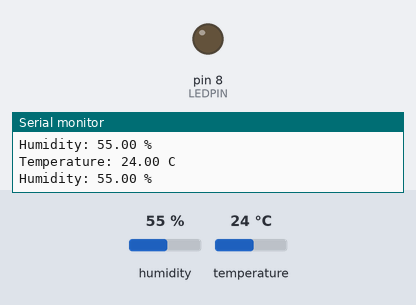
This sketch was run on a simulated Arduino Uno, built with avr-gcc and run on an emulated ATmega328P. Shown: output pins drawn as LEDs (lit = HIGH), the last lines printed to the serial monitor. The inputs (shaded band) are chosen by the test bench; at power-on: temperature 24 °C, humidity 55 %.

Above: at 2.8 s.
2.9 s: temperature set to 29.6 °C
5.6 s: temperature set to 30.6 °C
At 6.6 s:
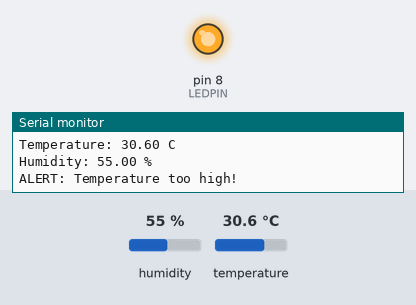
8.3 s: temperature set to 12 °C
At 10.4 s:
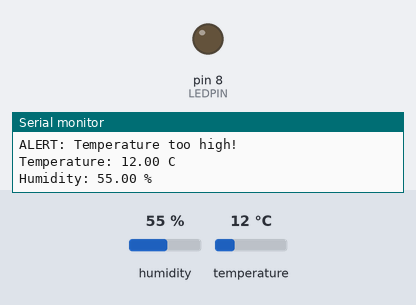
11.5 s: temperature set to 33 °C
At 13.5 s:
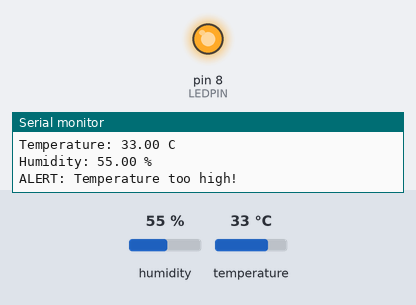
Timing chart, 0 to 15.0 s (numbered marks = the images above; inputs shaded):
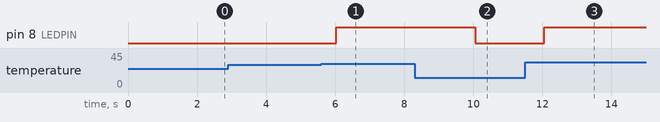

Measured:
- the behaviour switches between 30 and 30.1 °C on temperature (found by bisection; images 0 and 1)
- after the input at 5.6 s, pin 8 (LEDPIN): LOW → HIGH after 0.43 s
- after the input at 8.3 s, pin 8 (LEDPIN): HIGH → LOW after 1.7 s
- after the input at 11.5 s, pin 8 (LEDPIN): LOW → HIGH after 0.56 s

The sketch:

sketch.ino
```cpp
#include <DHT.h>

const int DHTPIN = 4;
const int LEDPIN = 8;
const float THRESHOLD = 30.0;

DHT DHT_SENSOR(DHTPIN, DHT22);

void setup() {
  Serial.begin(9600);
  pinMode(LEDPIN, OUTPUT);
  DHT_SENSOR.begin();
  Serial.println("Temperature Monitor Started");
}

void loop() {
  float TEMPERATURE = DHT_SENSOR.readTemperature();
  float HUMIDITY = DHT_SENSOR.readHumidity();

  if (isnan(TEMPERATURE) || isnan(HUMIDITY)) {
    Serial.println("Sensor error!");
    return;
  }

  Serial.print("Temperature: ");
  Serial.print(TEMPERATURE);
  Serial.println(" C");

  Serial.print("Humidity: ");
  Serial.print(HUMIDITY);
  Serial.println(" %");

  if (TEMPERATURE > THRESHOLD) {
    digitalWrite(LEDPIN, HIGH);
    Serial.println("ALERT: Temperature too high!");
  } else {
    digitalWrite(LEDPIN, LOW);
  }

  delay(2000);
}
```
